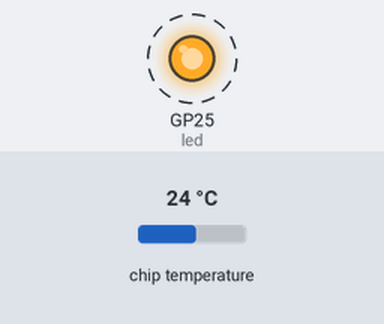
Bench run of a program on a simulated Raspberry Pi Pico running MicroPython. Shown: output pins drawn as LEDs (lit = HIGH). Dashed ring = blinking. The inputs (shaded band) are chosen by the test bench; at power-on: chip temperature 24 °C. What the program prints to the serial console is not drawn.

Above: at 0.5 s.
Timing chart, 0 to 4.6 s (numbered marks = the images above):
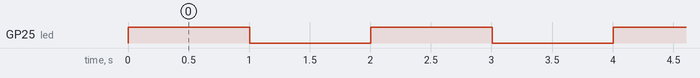

Measured:
- by itself, GP25 (led): alternates HIGH for 1.0 s and LOW for 1.0 s

The program:

new.py
```python
import machine
import time
import gc

# Configure the internal temperature sensor (ADC channel 4 on RP2040)
sensor_temp = machine.ADC(4)
conversion_factor = 3.3 / 65535

print("=== Raspberry Pi Pico Internal Hardware Test ===")
print(f"CPU Frequency: {machine.freq() / 1_000_000:.1f} MHz")

# Collect memory stats
gc.collect()
free_ram = gc.mem_free()
allocated_ram = gc.mem_alloc()
print(f"Free RAM: {free_ram / 1024:.2f} KB | Used RAM: {allocated_ram / 1024:.2f} KB")
print("-------------------------------------------------")
led = machine.Pin("LED", machine.Pin.OUT)
try:
    while True:
        # Read the raw 16-bit analog value from the internal thermal diode
        led.toggle()
        reading = sensor_temp.read_u16() * conversion_factor

        # Standard RP2040 formula: T = 27 - (V - 0.706) / 0.001721
        temperature_c = 27 - (reading - 0.706) / 0.001721
        temperature_f = temperature_c * (9 / 5) + 32

        # Print current runtime status
        uptime_s = time.ticks_ms() // 1000
        print(f"[{uptime_s:04d}s] Core Temp: {temperature_c:.2f} °C ({temperature_f:.2f} °F) | Voltage: {reading:.3f} V")

        time.sleep(1)

except KeyboardInterrupt:
    print("\nSelf-test finished.")
```
